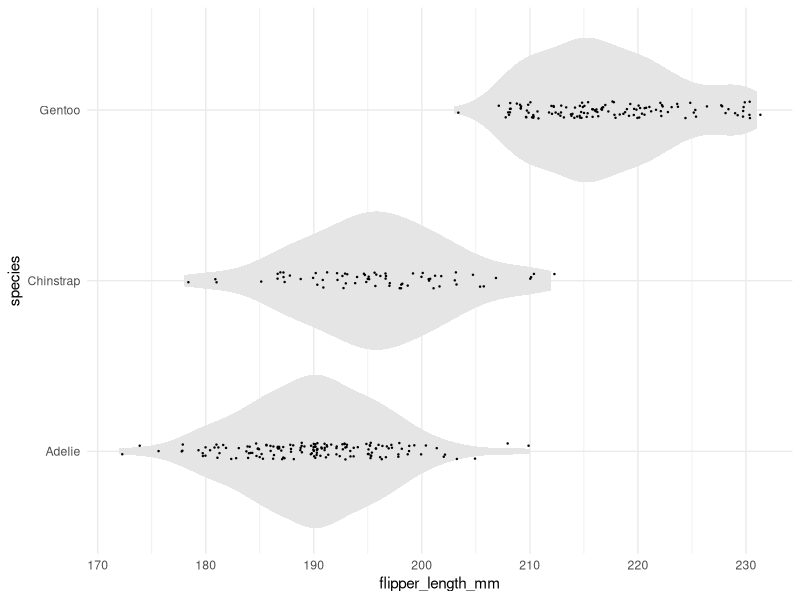

Source code (R):
## ---- chunk 1
#| eval: true
#| echo: false
#| warning: false
#| message: false
#| fig-align: "center"
#| out-width: "100%"
library(palmerpenguins)
library(tidyverse)

ggplot(data = penguins, aes(x = species, y = flipper_length_mm)) +
  geom_violin(fill = "gray90", color = NA) +
  geom_jitter(size = 0.2, width = 0.05) +
  theme_minimal() +
  coord_flip()
